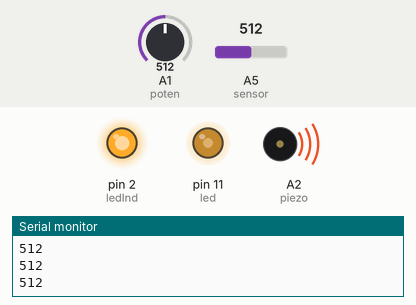
This sketch was run on a simulated Arduino Uno, built with avr-gcc and run on an emulated ATmega328P. On the bench: output pins drawn as LEDs (lit = HIGH), buzzer (waves = sounding), the last lines printed to the serial monitor. Inputs (shaded band) come from the test bench; at power-on: A5 (sensor) = 512, A1 (poten) = 512.

Above: at 1.2 s.
1.3 s: A5 (sensor) set to 164
2.8 s: A5 (sensor) set to 144
At 3.8 s:
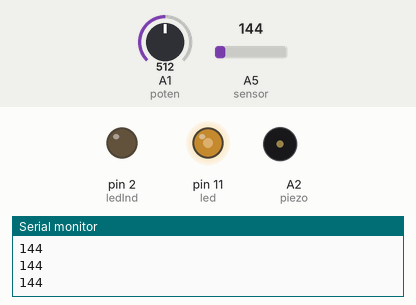
4.3 s: A1 (poten) set to 716
At 4.9 s:
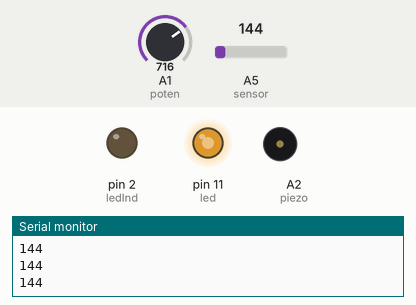
5.8 s: A1 (poten) set to 900
At 6.2 s:
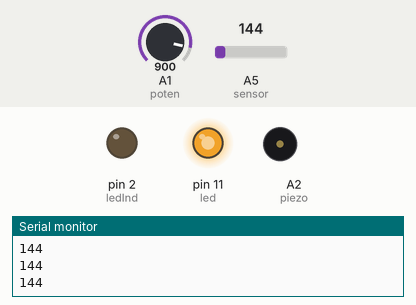
7.3 s: A5 (sensor) set to 160
At 8.4 s:
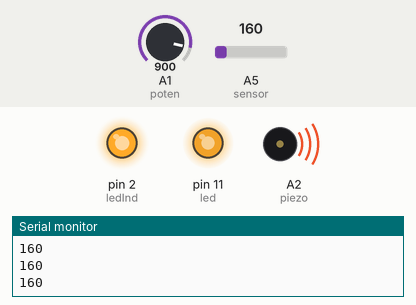
8.8 s: A1 (poten) set to 140
At 9.6 s:
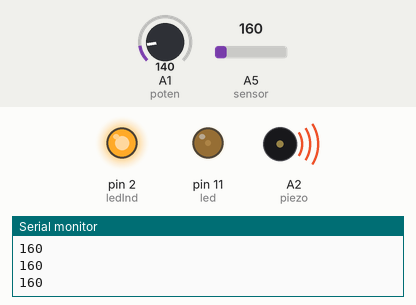
Timing chart, 0 to 11.3 s (numbered marks = the images above; inputs shaded):
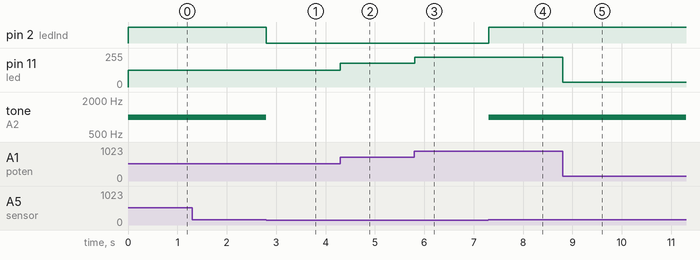

The sketch:

light_sensor.ino
```cpp
const int piezo = A2;
const int poten = A1;
const int led = 11;
const int ledInd = 2;
const int sensor = A5;
int luminosidade = 0;
int valorPot = 0;

void setup()
{
  pinMode(sensor, INPUT);
  pinMode(led, OUTPUT);
  pinMode(ledInd, OUTPUT);
  pinMode(poten, INPUT);
  pinMode(piezo, OUTPUT);

  Serial.begin(9600);
}

void loop(){

  luminosidade = analogRead(A5);

   if (luminosidade > 150){
    digitalWrite(ledInd, HIGH);
    tone(piezo, 1000);
  } else {
    digitalWrite(ledInd, LOW);
    noTone(piezo);
  }
  valorPot =  map(analogRead(poten), 0, 1023, 0, 255);
  analogWrite(led, valorPot);

  Serial.println(luminosidade);
}
```

Measured:
- the behaviour switches between 151 and 150 on A5 (sensor) (found by bisection; images 0 and 1)
- after the input at 2.8 s, pin 2 (ledInd): HIGH → LOW at once; tone on A2 (piezo): 1000 Hz → silent at once
- after the input at 4.3 s, pin 11 (led): 127/255 → 178/255 at once
- after the input at 5.8 s, pin 11 (led): 178/255 → 224/255 at once
- after the input at 7.3 s, pin 2 (ledInd): LOW → HIGH at once; tone on A2 (piezo): silent → 1000 Hz at once
- after the input at 8.8 s, pin 11 (led): 224/255 → 34/255 at once
